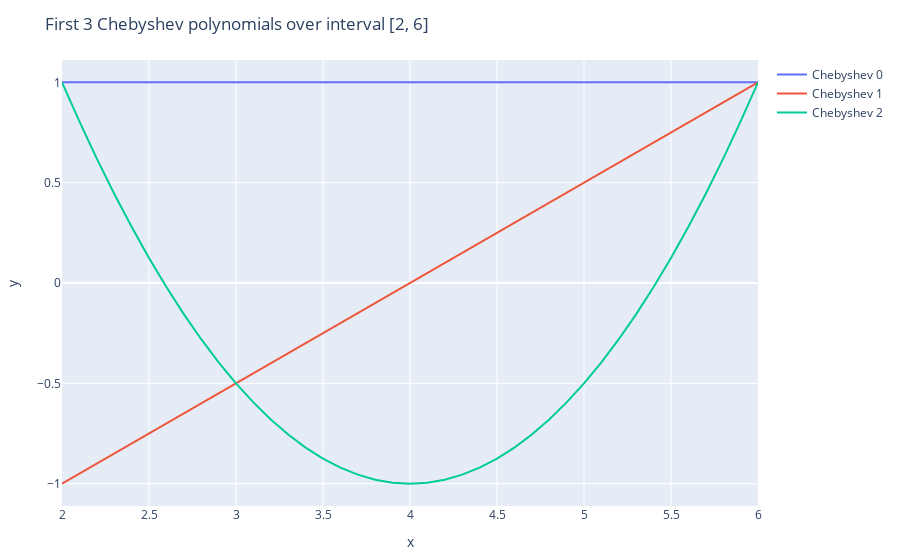

Notebook cell for this chart:
### Code cell
x=2:0.1:6;

trace1 = Plotly.scatter(x=x, y=chebf1.(x),color="red",name="Chebyshev 0")
trace2 = Plotly.scatter(x=x, y=chebf2.(x),color="blue", name="Chebyshev 1")
trace3 = Plotly.scatter(x=x, y=chebf3.(x),color="green",name="Chebyshev 2")

layout = Layout(title="First 3 Chebyshev polynomials over interval [2, 6]",

                   xaxis_title="x",

                   yaxis_title="y")

# Make plot
Plotly.plot([trace1, trace2,trace3],layout)

### Figure 1 — Plotly figure (JSON) as saved in the notebook; plotly's stock layout.template omitted (floating-point values rounded to 4 significant figures)
{"data": [{"color": "red", "name": "Chebyshev 0", "type": "scatter", "x": [2, 2.1, 2.2, 2.3, 2.4, 2.5, 2.6, 2.7, 2.8, 2.9, 3, 3.1, 3.2, 3.3, 3.4, 3.5, 3.6, 3.7, 3.8, 3.9, 4, 4.1, 4.2, 4.3, 4.4, 4.5, 4.6, 4.7, 4.8, 4.9, 5, 5.1, 5.2, 5.3, 5.4, 5.5, 5.6, 5.7, 5.8, 5.9, 6], "y": [1, 1, 1, 1, 1, 1, 1, 1, 1, 1, 1, 1, 1, 1, 1, 1, 1, 1, 1, 1, 1, 1, 1, 1, 1, 1, 1, 1, 1, 1, 1, 1, 1, 1, 1, 1, 1, 1, 1, 1, 1]}, {"color": "blue", "name": "Chebyshev 1", "type": "scatter", "x": [2, 2.1, 2.2, 2.3, 2.4, 2.5, 2.6, 2.7, 2.8, 2.9, 3, 3.1, 3.2, 3.3, 3.4, 3.5, 3.6, 3.7, 3.8, 3.9, 4, 4.1, 4.2, 4.3, 4.4, 4.5, 4.6, 4.7, 4.8, 4.9, 5, 5.1, 5.2, 5.3, 5.4, 5.5, 5.6, 5.7, 5.8, 5.9, 6], "y": [-1, -0.95, -0.9, -0.85, -0.8, -0.75, -0.7, -0.65, -0.6, -0.55, -0.5, -0.45, -0.4, -0.35, -0.3, -0.25, -0.2, -0.15, -0.1, -0.05, 0, 0.05, 0.1, 0.15, 0.2, 0.25, 0.3, 0.35, 0.4, 0.45, 0.5, 0.55, 0.6, 0.65, 0.7, 0.75, 0.8, 0.85, 0.9, 0.95, 1]}, {"color": "green", "name": "Chebyshev 2", "type": "scatter", "x": [2, 2.1, 2.2, 2.3, 2.4, 2.5, 2.6, 2.7, 2.8, 2.9, 3, 3.1, 3.2, 3.3, 3.4, 3.5, 3.6, 3.7, 3.8, 3.9, 4, 4.1, 4.2, 4.3, 4.4, 4.5, 4.6, 4.7, 4.8, 4.9, 5, 5.1, 5.2, 5.3, 5.4, 5.5, 5.6, 5.7, 5.8, 5.9, 6], "y": [1, 0.805, 0.62, 0.445, 0.28, 0.125, -0.02, -0.155, -0.28, -0.395, -0.5, -0.595, -0.68, -0.755, -0.82, -0.875, -0.92, -0.955, -0.98, -0.995, -1, -0.995, -0.98, -0.955, -0.92, -0.875, -0.82, -0.755, -0.68, -0.595, -0.5, -0.395, -0.28, -0.155, -0.02, 0.125, 0.28, 0.445, 0.62, 0.805, 1]}], "layout": {"margin": {"b": 50, "l": 50, "r": 50, "t": 60}, "title": "First 3 Chebyshev polynomials over interval [2, 6]", "xaxis": {"title": {"text": "x"}}, "yaxis": {"title": {"text": "y"}}}}
